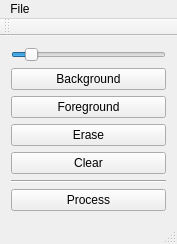
<?xml version="1.0" encoding="UTF-8"?>
<ui version="4.0">
 <class>MainWindow</class>
 <widget class="QMainWindow" name="MainWindow">
  <property name="geometry">
   <rect>
    <x>0</x>
    <y>0</y>
    <width>177</width>
    <height>224</height>
   </rect>
  </property>
  <property name="windowTitle">
   <string>WaterShed</string>
  </property>
  <widget class="QWidget" name="centralWidget">
   <layout class="QVBoxLayout" name="verticalLayout">
    <item>
     <widget class="QSlider" name="sliderPenSize">
      <property name="toolTip">
       <string>Pen Size</string>
      </property>
      <property name="minimum">
       <number>1</number>
      </property>
      <property name="maximum">
       <number>100</number>
      </property>
      <property name="value">
       <number>10</number>
      </property>
      <property name="orientation">
       <enum>Qt::Horizontal</enum>
      </property>
     </widget>
    </item>
    <item>
     <widget class="QPushButton" name="btnBackground">
      <property name="text">
       <string>Background</string>
      </property>
     </widget>
    </item>
    <item>
     <widget class="QPushButton" name="btnForeground">
      <property name="text">
       <string>Foreground</string>
      </property>
     </widget>
    </item>
    <item>
     <widget class="QPushButton" name="btnErase">
      <property name="text">
       <string>Erase</string>
      </property>
     </widget>
    </item>
    <item>
     <widget class="QPushButton" name="btnClear">
      <property name="text">
       <string>Clear</string>
      </property>
     </widget>
    </item>
    <item>
     <widget class="Line" name="line">
      <property name="orientation">
       <enum>Qt::Horizontal</enum>
      </property>
     </widget>
    </item>
    <item>
     <widget class="QPushButton" name="btnProcess">
      <property name="text">
       <string>Process</string>
      </property>
     </widget>
    </item>
   </layout>
  </widget>
  <widget class="QMenuBar" name="menuBar">
   <property name="geometry">
    <rect>
     <x>0</x>
     <y>0</y>
     <width>177</width>
     <height>22</height>
    </rect>
   </property>
   <widget class="QMenu" name="menuFile">
    <property name="title">
     <string>File</string>
    </property>
    <addaction name="actionLoad"/>
    <addaction name="actionSave"/>
    <addaction name="actionLoad_Mask"/>
   </widget>
   <addaction name="menuFile"/>
  </widget>
  <widget class="QToolBar" name="mainToolBar">
   <attribute name="toolBarArea">
    <enum>TopToolBarArea</enum>
   </attribute>
   <attribute name="toolBarBreak">
    <bool>false</bool>
   </attribute>
  </widget>
  <widget class="QStatusBar" name="statusBar"/>
  <action name="actionLoad">
   <property name="text">
    <string>Load</string>
   </property>
  </action>
  <action name="actionSave">
   <property name="text">
    <string>Save</string>
   </property>
  </action>
  <action name="actionLoad_Mask">
   <property name="text">
    <string>Load Mask</string>
   </property>
  </action>
 </widget>
 <layoutdefault spacing="6" margin="11"/>
 <resources/>
 <connections/>
</ui>
